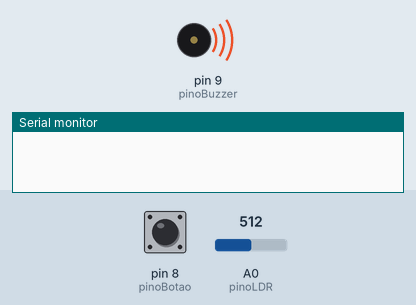
Bench run of a sketch on a simulated Arduino Uno, built with avr-gcc and run on an emulated ATmega328P. Parts: buzzer (waves = sounding), the last lines printed to the serial monitor. The inputs (shaded band) are chosen by the test bench; at power-on: A0 (pinoLDR) = 512, pin 8 (pinoBotao) HIGH.

Above: at 0.05 s.
At 1.2 s:
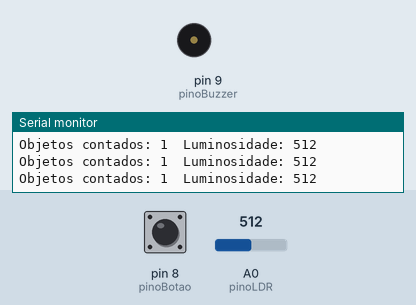
1.3 s: A0 (pinoLDR) set to 109
2.8 s: A0 (pinoLDR) set to 91
Timing chart, 0 to 5.8 s (numbered marks = the images above; inputs shaded):
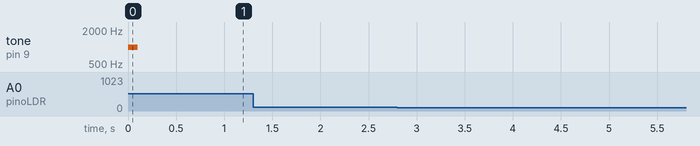

The sketch:

contando_objetos.ino
```cpp
// Variáveis de conexão
const int pinoLDR = A0;
const int pinoBuzzer = 9;
const int pinoBotao = 8;

// Variáveis
int leituraLDR = 0;
int contador = 0;
int leituraBotao;
int flag = 0;


void setup() {
  // Configurando os pinos e o serial monitor
  pinMode(pinoLDR, INPUT);
  pinMode(pinoBuzzer, OUTPUT);
  pinMode(pinoBotao, INPUT_PULLUP);
  Serial.begin(9600);
}

void loop() {
  // Coletando o valor de tensão no LDR
  leituraLDR = analogRead(pinoLDR);

  // Coletando o estado do botão
  leituraBotao = digitalRead(pinoBotao);

  if (leituraBotao == LOW) {
    contador = 0;
    Serial.println(contador);
    delay(100);
  }

  if (leituraLDR <=512 && flag == 0) {
    contador ++;
    flag = 1;
    tone(pinoBuzzer, 1000);
    delay(100);
    noTone(pinoBuzzer);
  }

  else if (leituraLDR > 512 && flag == 1) {
    flag = 0;
  }
  Serial.print("Objetos contados: ");
  Serial.print(contador);
  Serial.print("\t");
  Serial.print("Luminosidade: ");
  Serial.println(leituraLDR);
  delay(50);
}
```
